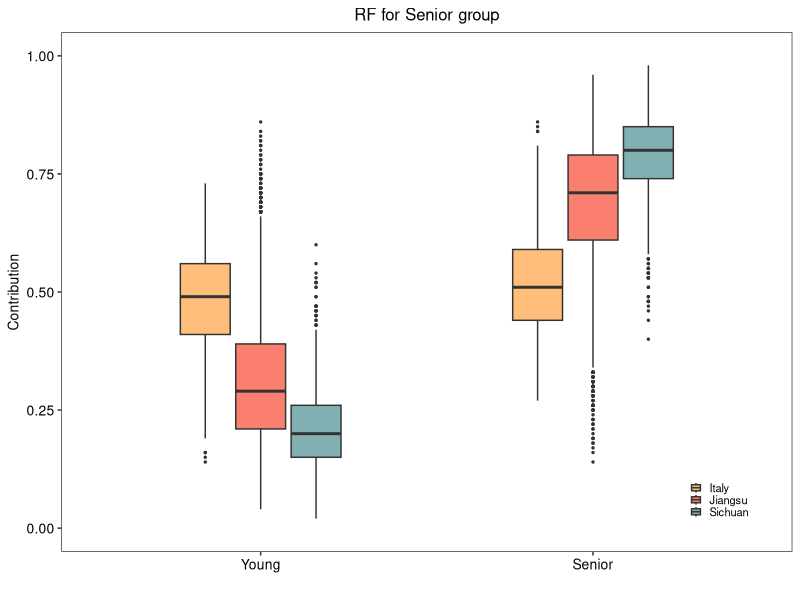

Write the R code that produced this figure.
library(ggplot2)
library(ggpubr)
library(dplyr)
library(reshape2)

RF_data <- read.csv('RF_result.csv')
RF_data$Env <- factor(RF_data$Env, levels=c('Young', 'Senior'))

RF_box_Plot <- ggplot(RF_data)+
                geom_boxplot(width = 0.5, aes(x=Env, y=Contribution, fill=Region), outlier.size = 0.5)+
                ylim(c(0, 1))+
                xlim(c('Young', 'Senior'))+
                xlab('')+
                ylab('Contribution')+
                scale_fill_manual(values=c('#FFBE7A', '#FA7F6F', '#82B0B2'))+
                theme_bw()+
                labs(title='RF for Senior group')+
                theme(text = element_text(size = 10),
                        plot.title = (element_text(hjust = 0.5)),
                        axis.text = element_text(size = 10, color = 'black'),
                        panel.grid.major = element_blank(), 
                        panel.grid.minor = element_blank(),
                        panel.background = element_blank(),
                        legend.title = element_blank(),
                        legend.position = (c(0.9, 0.1)),
                        legend.background = element_blank(),
                        legend.key.size = unit(0.3, 'cm'))
ggsave('RF_box_plot_elder.jpg', height = 70, width = 100, units = 'mm')